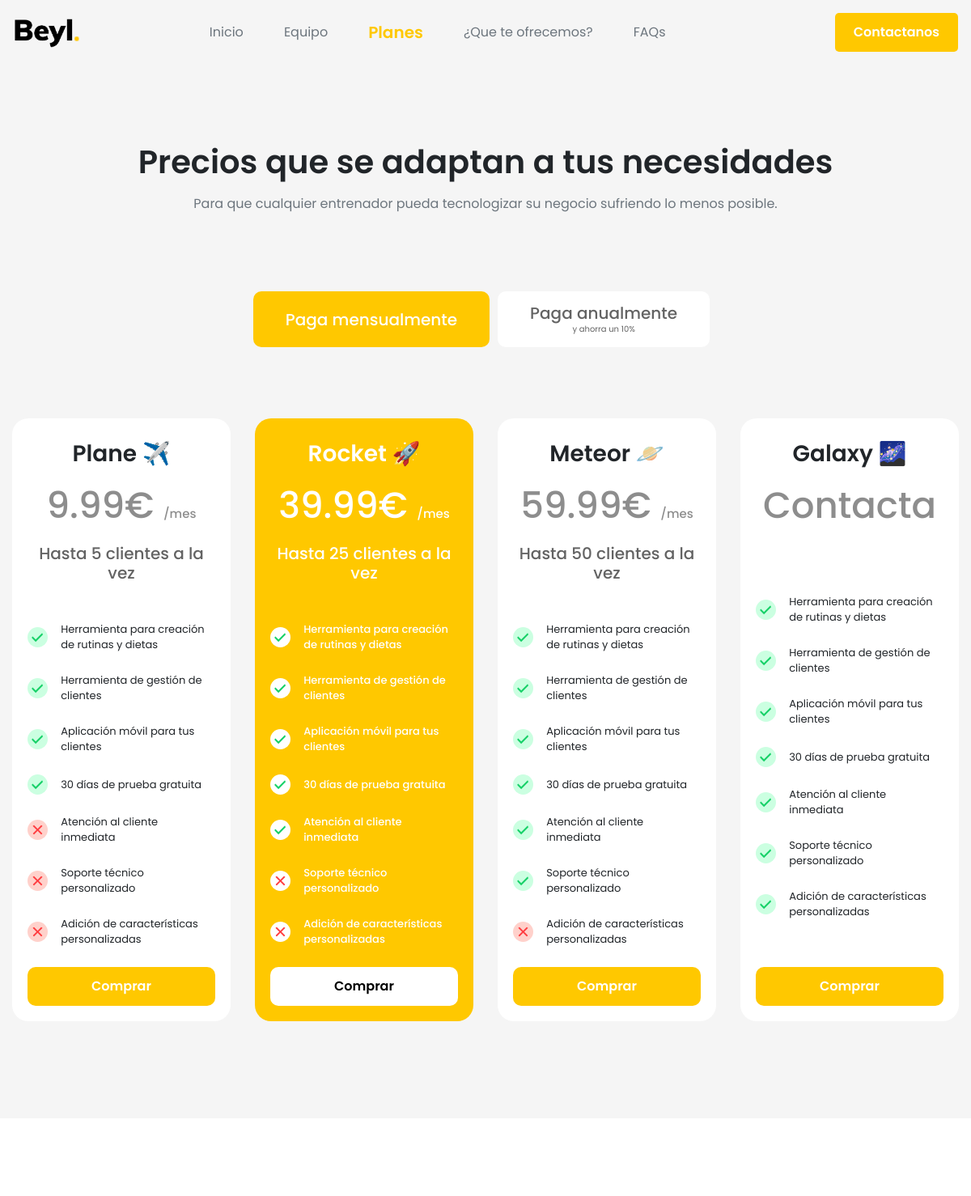
The page /planes/ on the database its author committed.
### landing_page/models.py (models this page shows, shortened)
class Plan(models.Model):
    name = models.CharField(max_length=255)
    price = models.FloatField(null = True, blank=True)
    price_anual = models.FloatField(null = True, blank = True)
    highlight = models.BooleanField()
    max_peaple = models.IntegerField(null = True, blank=True)
    contact = models.BooleanField()

class PlanInclude(models.Model):
    plan = models.ForeignKey(Plan, on_delete=models.CASCADE, related_name='features')
    enable = models.BooleanField()
    feature = models.ForeignKey('landing_page.PlanFeature', on_delete=models.CASCADE)

class PlanFeature(models.Model):
    text = models.TextField()

### landing_page/views.py (the view)
# urls.py: path('planes/', plans, name="plans"),
def plans(request, plan = ""):
    context = {
        'plans' : Plan.objects.all().prefetch_related('features'),
        'plan' : plan
    }
    return render(request, 'pages/plans.html', context)

### templates/pages/plans.html
 {% extends 'base.html' %}
 {% load static %}
 {% block content %}
    <div class="text-center mt-5 pt-5">
        <h1><bold>Precios que se adaptan a tus necesidades</bold></h1>
        <p class="mt-3 text-secondary">Para que cualquier entrenador pueda tecnologizar su negocio sufriendo lo menos posible.</p>
        <div class="row justify-content-center mt-5 pt-5">
            <a href = "{% url 'plans' %}" class="plan-select {% if plan == 'anual' %} plan-select-inactive {%endif%}">
                <h5>Paga mensualmente</h5>
            </a>
            <a href = "{% url 'anual_plans' "anual" %}" class="plan-select {% if plan != 'anual' %} plan-select-inactive {%endif%}">
                <h5>Paga anualmente</h5>
                <p>y ahorra un 10%</p>
            </a>
        </div>
        <div class="row mt-5 pt-3 justify-content-center align-items-stretch">
            {% for x in plans %}
            <div class="col-md-6 col-lg-4 col-xl-3 mt-4">
                <div class = "plan {% if x.highlight %} plan-highlighted {%endif%} d-flex flex-column justify-content-between">
                    <div>
                        <h3 class="mt-2"><bold>{{x.name}}</bold></h3>
                        <h2>{% if x.contact %} Contacta{%else%} {% if plan != 'anual' %}   {{x.price}}€  <span>/mes</span>  {% else %} {{x.price_anual}}€ <span>/año</span> {% endif %} {%endif%}</h2>
                        {% if x.contact == False %}
                            <h4>Hasta {{x.max_peaple}} clientes a la vez</h4>
                        {% endif %}
                    </div>
                    <div class="contenedor">
                        <ul class="p-0 mt-5 text-left mb-4">
                            {% for y in x.features.all %}
                            <li class="list-unstyled p-0 d-flex align-items-center mt-4" >
                                    <img class="{% if y.enable %}  tick {% else %} cross  {% endif %}" src="{% if y.enable %} {% static 'images/icons/tick.svg' %} {% else %} {% static 'images/icons/cross.svg'%} {% endif %}" width="100%"/>
                                <p class=" ml-3">{{y.feature.text}}</p>
                            </li>
                            {% endfor %}
                        </ul>
                    </div>
                    <a class="boton1 text-center d-flex justify-content-center text-decoration-none ">
                        <div >
                            Comprar
                        </div>
                    </a>
                </div>
            </div>
            {% endfor %}
        </div>
    </div>
 {% endblock %}

### static/css/index.css (style rules this page uses)
body { font-family: "Poppins" !important; background-color: #f5f5f5; overflow-x: hidden !important; }
p { color: dark !important; margin: 0 !important; }
h1 { color: dark !important; margin: 0 !important; }
h2 { color: dark !important; margin: 0 !important; }
h3 { color: dark !important; margin: 0 !important; }
h4 { color: dark !important; margin: 0 !important; }
h5 { color: dark !important; margin: 0 !important; }
bold { font-weight: 600 !important; }
.text-secondary { color: #636363; }
.boton1 { padding: 12px 23px; background-color: #ffc800; color: white; border-radius: 5px; font-weight: 600 !important; display: flex; max-width: fit-content; }
.plan-highlighted { background-color: #ffc800 !important; color: white !important; }
.plan-highlighted h2, .plan-highlighted h4 { color: white !important; }
.plan-highlighted .boton1 { background-color: white !important; color: black; }
.plan-highlighted .tick, .plan-highlighted .cross { background-color: white !important; }
.plan-highlighted p { font-weight: 500 !important; }
.plan { background-color: white; padding: 1.2rem; border-radius: 20px; height: 100%; }
.plan h3 { font-weight: 600; }
.plan h2 { color: #8d8d8d; margin-top: 20px !important; font-size: 45px !important; }
.plan h2 span { font-size: 15px !important; }
.plan h4 { color: #636363; font-size: 20px; margin-top: 20px !important; }
.plan p { font-size: 13px; }
.plan .tick { width: 25px; height: 25px; border-radius: 50%; background-color: #0aff7436; padding: 5px; }
.plan .cross { width: 25px !important; height: 25px !important; border-radius: 50%; background-color: #ff270a36; padding: 5px; }
.plan .boton1 { max-width: 100% !important; border-radius: 10px; }
.plan-select { padding: 15px 40px; text-decoration: none !important; background-color: #ffc800; color: white; border-radius: 10px; display: flex; flex-direction: column; justify-content: center; margin-right: 10px; }
.plan-select p { font-size: 10px; }
.plan-select-inactive { background-color: white; color: #636363; }
.plan-select-inactive p { font-size: 10px; }

### rows shown on the page
Plan: name "Plane ✈️", price "9.99", max_peaple "5"
PlanInclude: feature.text "Herramienta para creación de rutinas y dietas"
PlanInclude: feature.text "Herramienta de gestión de clientes"
PlanInclude: feature.text "Aplicación móvil para tus clientes"
PlanInclude: feature.text "30 días de prueba gratuita"
PlanInclude: feature.text "Atención al cliente inmediata"
PlanInclude: feature.text "Soporte técnico personalizado"
PlanInclude: feature.text "Adición de características personalizadas"
Plan: name "Rocket 🚀", price "39.99", max_peaple "25"
PlanInclude: feature.text "Herramienta para creación de rutinas y dietas"
PlanInclude: feature.text "Herramienta de gestión de clientes"
PlanInclude: feature.text "Aplicación móvil para tus clientes"
PlanInclude: feature.text "30 días de prueba gratuita"
PlanInclude: feature.text "Atención al cliente inmediata"
PlanInclude: feature.text "Soporte técnico personalizado"
PlanInclude: feature.text "Adición de características personalizadas"
Plan: name "Meteor 🪐", price "59.99", max_peaple "50"
PlanInclude: feature.text "Herramienta para creación de rutinas y dietas"
PlanInclude: feature.text "Herramienta de gestión de clientes"
PlanInclude: feature.text "Aplicación móvil para tus clientes"
PlanInclude: feature.text "30 días de prueba gratuita"
PlanInclude: feature.text "Atención al cliente inmediata"
PlanInclude: feature.text "Soporte técnico personalizado"
PlanInclude: feature.text "Adición de características personalizadas"
Plan: name "Galaxy 🌌", contact "Contacta"
PlanInclude: feature.text "Herramienta para creación de rutinas y dietas"
PlanInclude: feature.text "Herramienta de gestión de clientes"
PlanInclude: feature.text "Aplicación móvil para tus clientes"
PlanInclude: feature.text "30 días de prueba gratuita"
PlanInclude: feature.text "Atención al cliente inmediata"
PlanInclude: feature.text "Soporte técnico personalizado"
PlanInclude: feature.text "Adición de características personalizadas"
